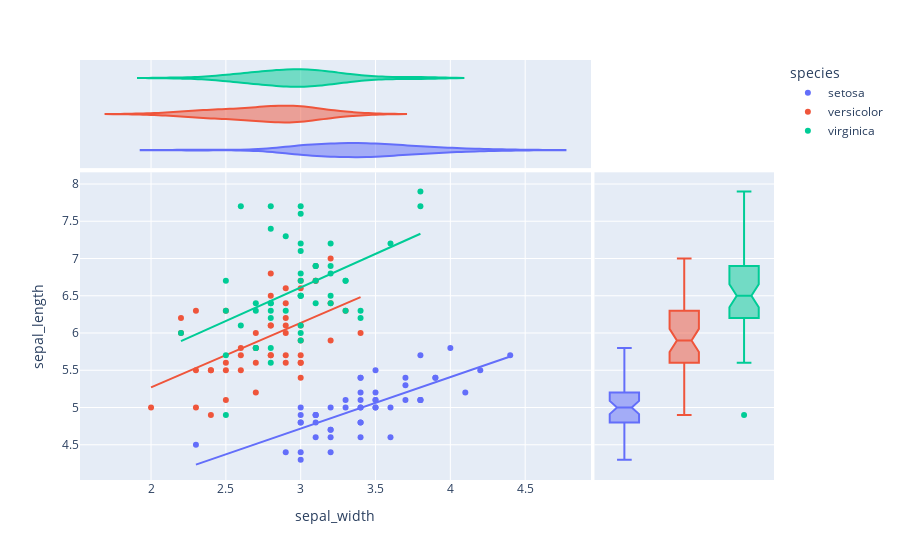

The notebook cell saved with this chart:
### Code cell
fig = px.scatter(df, x = "sepal_width", y = "sepal_length", color = "species", trendline = "ols", marginal_x = "violin", marginal_y = "box")
fig.show()

### Figure 1 — Plotly figure (JSON) as saved in the notebook; plotly's stock layout.template omitted (floating-point values rounded to 4 significant figures)
{"data": [{"hovertemplate": "species=setosa<br>sepal_width=%{x}<br>sepal_length=%{y}<extra></extra>", "legendgroup": "setosa", "marker": {"color": "#636efa", "symbol": "circle"}, "mode": "markers", "name": "setosa", "orientation": "v", "showlegend": true, "type": "scatter", "x": [3.5, 3, 3.2, 3.1, 3.6, 3.9, 3.4, 3.4, 2.9, 3.1, 3.7, 3.4, 3, 3, 4, 4.4, 3.9, 3.5, 3.8, 3.8, 3.4, 3.7, 3.6, 3.3, 3.4, 3, 3.4, 3.5, 3.4, 3.2, 3.1, 3.4, 4.1, 4.2, 3.1, 3.2, 3.5, 3.1, 3, 3.4, 3.5, 2.3, 3.2, 3.5, 3.8, 3, 3.8, 3.2, 3.7, 3.3], "xaxis": "x", "y": [5.1, 4.9, 4.7, 4.6, 5, 5.4, 4.6, 5, 4.4, 4.9, 5.4, 4.8, 4.8, 4.3, 5.8, 5.7, 5.4, 5.1, 5.7, 5.1, 5.4, 5.1, 4.6, 5.1, 4.8, 5, 5, 5.2, 5.2, 4.7, 4.8, 5.4, 5.2, 5.5, 4.9, 5, 5.5, 4.9, 4.4, 5.1, 5, 4.5, 4.4, 5, 5.1, 4.8, 5.1, 4.6, 5.3, 5], "yaxis": "y"}, {"alignmentgroup": "True", "hovertemplate": "species=setosa<br>sepal_width=%{x}<extra></extra>", "legendgroup": "setosa", "marker": {"color": "#636efa", "symbol": "circle"}, "name": "setosa", "offsetgroup": "setosa", "scalegroup": "x", "showlegend": false, "type": "violin", "x": [3.5, 3, 3.2, 3.1, 3.6, 3.9, 3.4, 3.4, 2.9, 3.1, 3.7, 3.4, 3, 3, 4, 4.4, 3.9, 3.5, 3.8, 3.8, 3.4, 3.7, 3.6, 3.3, 3.4, 3, 3.4, 3.5, 3.4, 3.2, 3.1, 3.4, 4.1, 4.2, 3.1, 3.2, 3.5, 3.1, 3, 3.4, 3.5, 2.3, 3.2, 3.5, 3.8, 3, 3.8, 3.2, 3.7, 3.3], "xaxis": "x3", "yaxis": "y3"}, {"alignmentgroup": "True", "hovertemplate": "species=setosa<br>sepal_length=%{y}<extra></extra>", "legendgroup": "setosa", "marker": {"color": "#636efa", "symbol": "circle"}, "name": "setosa", "notched": true, "offsetgroup": "setosa", "showlegend": false, "type": "box", "xaxis": "x2", "y": [5.1, 4.9, 4.7, 4.6, 5, 5.4, 4.6, 5, 4.4, 4.9, 5.4, 4.8, 4.8, 4.3, 5.8, 5.7, 5.4, 5.1, 5.7, 5.1, 5.4, 5.1, 4.6, 5.1, 4.8, 5, 5, 5.2, 5.2, 4.7, 4.8, 5.4, 5.2, 5.5, 4.9, 5, 5.5, 4.9, 4.4, 5.1, 5, 4.5, 4.4, 5, 5.1, 4.8, 5.1, 4.6, 5.3, 5], "yaxis": "y2"}, {"hovertemplate": "<b>OLS trendline</b><br>sepal_length = 0.690854 * sepal_width + 2.64466<br>R<sup>2</sup>=0.557681<br><br>species=setosa<br>sepal_width=%{x}<br>sepal_length=%{y} <b>(trend)</b><extra></extra>", "legendgroup": "setosa", "marker": {"color": "#636efa", "symbol": "circle"}, "mode": "lines", "name": "setosa", "showlegend": false, "type": "scatter", "x": [2.3, 2.9, 3, 3, 3, 3, 3, 3, 3.1, 3.1, 3.1, 3.1, 3.1, 3.2, 3.2, 3.2, 3.2, 3.2, 3.3, 3.3, 3.4, 3.4, 3.4, 3.4, 3.4, 3.4, 3.4, 3.4, 3.4, 3.5, 3.5, 3.5, 3.5, 3.5, 3.5, 3.6, 3.6, 3.7, 3.7, 3.7, 3.8, 3.8, 3.8, 3.8, 3.9, 3.9, 4, 4.1, 4.2, 4.4], "xaxis": "x", "y": [4.234, 4.648, 4.717, 4.717, 4.717, 4.717, 4.717, 4.717, 4.786, 4.786, 4.786, 4.786, 4.786, 4.855, 4.855, 4.855, 4.855, 4.855, 4.924, 4.924, 4.994, 4.994, 4.994, 4.994, 4.994, 4.994, 4.994, 4.994, 4.994, 5.063, 5.063, 5.063, 5.063, 5.063, 5.063, 5.132, 5.132, 5.201, 5.201, 5.201, 5.27, 5.27, 5.27, 5.27, 5.339, 5.339, 5.408, 5.477, 5.546, 5.684], "yaxis": "y"}, {"hovertemplate": "species=versicolor<br>sepal_width=%{x}<br>sepal_length=%{y}<extra></extra>", "legendgroup": "versicolor", "marker": {"color": "#EF553B", "symbol": "circle"}, "mode": "markers", "name": "versicolor", "orientation": "v", "showlegend": true, "type": "scatter", "x": [3.2, 3.2, 3.1, 2.3, 2.8, 2.8, 3.3, 2.4, 2.9, 2.7, 2, 3, 2.2, 2.9, 2.9, 3.1, 3, 2.7, 2.2, 2.5, 3.2, 2.8, 2.5, 2.8, 2.9, 3, 2.8, 3, 2.9, 2.6, 2.4, 2.4, 2.7, 2.7, 3, 3.4, 3.1, 2.3, 3, 2.5, 2.6, 3, 2.6, 2.3, 2.7, 3, 2.9, 2.9, 2.5, 2.8], "xaxis": "x", "y": [7, 6.4, 6.9, 5.5, 6.5, 5.7, 6.3, 4.9, 6.6, 5.2, 5, 5.9, 6, 6.1, 5.6, 6.7, 5.6, 5.8, 6.2, 5.6, 5.9, 6.1, 6.3, 6.1, 6.4, 6.6, 6.8, 6.7, 6, 5.7, 5.5, 5.5, 5.8, 6, 5.4, 6, 6.7, 6.3, 5.6, 5.5, 5.5, 6.1, 5.8, 5, 5.6, 5.7, 5.7, 6.2, 5.1, 5.7], "yaxis": "y"}, {"alignmentgroup": "True", "hovertemplate": "species=versicolor<br>sepal_width=%{x}<extra></extra>", "legendgroup": "versicolor", "marker": {"color": "#EF553B", "symbol": "circle"}, "name": "versicolor", "offsetgroup": "versicolor", "scalegroup": "x", "showlegend": false, "type": "violin", "x": [3.2, 3.2, 3.1, 2.3, 2.8, 2.8, 3.3, 2.4, 2.9, 2.7, 2, 3, 2.2, 2.9, 2.9, 3.1, 3, 2.7, 2.2, 2.5, 3.2, 2.8, 2.5, 2.8, 2.9, 3, 2.8, 3, 2.9, 2.6, 2.4, 2.4, 2.7, 2.7, 3, 3.4, 3.1, 2.3, 3, 2.5, 2.6, 3, 2.6, 2.3, 2.7, 3, 2.9, 2.9, 2.5, 2.8], "xaxis": "x3", "yaxis": "y3"}, {"alignmentgroup": "True", "hovertemplate": "species=versicolor<br>sepal_length=%{y}<extra></extra>", "legendgroup": "versicolor", "marker": {"color": "#EF553B", "symbol": "circle"}, "name": "versicolor", "notched": true, "offsetgroup": "versicolor", "showlegend": false, "type": "box", "xaxis": "x2", "y": [7, 6.4, 6.9, 5.5, 6.5, 5.7, 6.3, 4.9, 6.6, 5.2, 5, 5.9, 6, 6.1, 5.6, 6.7, 5.6, 5.8, 6.2, 5.6, 5.9, 6.1, 6.3, 6.1, 6.4, 6.6, 6.8, 6.7, 6, 5.7, 5.5, 5.5, 5.8, 6, 5.4, 6, 6.7, 6.3, 5.6, 5.5, 5.5, 6.1, 5.8, 5, 5.6, 5.7, 5.7, 6.2, 5.1, 5.7], "yaxis": "y2"}, {"hovertemplate": "<b>OLS trendline</b><br>sepal_length = 0.865078 * sepal_width + 3.53973<br>R<sup>2</sup>=0.276582<br><br>species=versicolor<br>sepal_width=%{x}<br>sepal_length=%{y} <b>(trend)</b><extra></extra>", "legendgroup": "versicolor", "marker": {"color": "#EF553B", "symbol": "circle"}, "mode": "lines", "name": "versicolor", "showlegend": false, "type": "scatter", "x": [2, 2.2, 2.2, 2.3, 2.3, 2.3, 2.4, 2.4, 2.4, 2.5, 2.5, 2.5, 2.5, 2.6, 2.6, 2.6, 2.7, 2.7, 2.7, 2.7, 2.7, 2.8, 2.8, 2.8, 2.8, 2.8, 2.8, 2.9, 2.9, 2.9, 2.9, 2.9, 2.9, 2.9, 3, 3, 3, 3, 3, 3, 3, 3, 3.1, 3.1, 3.1, 3.2, 3.2, 3.2, 3.3, 3.4], "xaxis": "x", "y": [5.27, 5.443, 5.443, 5.529, 5.529, 5.529, 5.616, 5.616, 5.616, 5.702, 5.702, 5.702, 5.702, 5.789, 5.789, 5.789, 5.875, 5.875, 5.875, 5.875, 5.875, 5.962, 5.962, 5.962, 5.962, 5.962, 5.962, 6.048, 6.048, 6.048, 6.048, 6.048, 6.048, 6.048, 6.135, 6.135, 6.135, 6.135, 6.135, 6.135, 6.135, 6.135, 6.221, 6.221, 6.221, 6.308, 6.308, 6.308, 6.394, 6.481], "yaxis": "y"}, {"hovertemplate": "species=virginica<br>sepal_width=%{x}<br>sepal_length=%{y}<extra></extra>", "legendgroup": "virginica", "marker": {"color": "#00cc96", "symbol": "circle"}, "mode": "markers", "name": "virginica", "orientation": "v", "showlegend": true, "type": "scatter", "x": [3.3, 2.7, 3, 2.9, 3, 3, 2.5, 2.9, 2.5, 3.6, 3.2, 2.7, 3, 2.5, 2.8, 3.2, 3, 3.8, 2.6, 2.2, 3.2, 2.8, 2.8, 2.7, 3.3, 3.2, 2.8, 3, 2.8, 3, 2.8, 3.8, 2.8, 2.8, 2.6, 3, 3.4, 3.1, 3, 3.1, 3.1, 3.1, 2.7, 3.2, 3.3, 3, 2.5, 3, 3.4, 3], "xaxis": "x", "y": [6.3, 5.8, 7.1, 6.3, 6.5, 7.6, 4.9, 7.3, 6.7, 7.2, 6.5, 6.4, 6.8, 5.7, 5.8, 6.4, 6.5, 7.7, 7.7, 6, 6.9, 5.6, 7.7, 6.3, 6.7, 7.2, 6.2, 6.1, 6.4, 7.2, 7.4, 7.9, 6.4, 6.3, 6.1, 7.7, 6.3, 6.4, 6, 6.9, 6.7, 6.9, 5.8, 6.8, 6.7, 6.7, 6.3, 6.5, 6.2, 5.9], "yaxis": "y"}, {"alignmentgroup": "True", "hovertemplate": "species=virginica<br>sepal_width=%{x}<extra></extra>", "legendgroup": "virginica", "marker": {"color": "#00cc96", "symbol": "circle"}, "name": "virginica", "offsetgroup": "virginica", "scalegroup": "x", "showlegend": false, "type": "violin", "x": [3.3, 2.7, 3, 2.9, 3, 3, 2.5, 2.9, 2.5, 3.6, 3.2, 2.7, 3, 2.5, 2.8, 3.2, 3, 3.8, 2.6, 2.2, 3.2, 2.8, 2.8, 2.7, 3.3, 3.2, 2.8, 3, 2.8, 3, 2.8, 3.8, 2.8, 2.8, 2.6, 3, 3.4, 3.1, 3, 3.1, 3.1, 3.1, 2.7, 3.2, 3.3, 3, 2.5, 3, 3.4, 3], "xaxis": "x3", "yaxis": "y3"}, {"alignmentgroup": "True", "hovertemplate": "species=virginica<br>sepal_length=%{y}<extra></extra>", "legendgroup": "virginica", "marker": {"color": "#00cc96", "symbol": "circle"}, "name": "virginica", "notched": true, "offsetgroup": "virginica", "showlegend": false, "type": "box", "xaxis": "x2", "y": [6.3, 5.8, 7.1, 6.3, 6.5, 7.6, 4.9, 7.3, 6.7, 7.2, 6.5, 6.4, 6.8, 5.7, 5.8, 6.4, 6.5, 7.7, 7.7, 6, 6.9, 5.6, 7.7, 6.3, 6.7, 7.2, 6.2, 6.1, 6.4, 7.2, 7.4, 7.9, 6.4, 6.3, 6.1, 7.7, 6.3, 6.4, 6, 6.9, 6.7, 6.9, 5.8, 6.8, 6.7, 6.7, 6.3, 6.5, 6.2, 5.9], "yaxis": "y2"}, {"hovertemplate": "<b>OLS trendline</b><br>sepal_length = 0.901534 * sepal_width + 3.90684<br>R<sup>2</sup>=0.209057<br><br>species=virginica<br>sepal_width=%{x}<br>sepal_length=%{y} <b>(trend)</b><extra></extra>", "legendgroup": "virginica", "marker": {"color": "#00cc96", "symbol": "circle"}, "mode": "lines", "name": "virginica", "showlegend": false, "type": "scatter", "x": [2.2, 2.5, 2.5, 2.5, 2.5, 2.6, 2.6, 2.7, 2.7, 2.7, 2.7, 2.8, 2.8, 2.8, 2.8, 2.8, 2.8, 2.8, 2.8, 2.9, 2.9, 3, 3, 3, 3, 3, 3, 3, 3, 3, 3, 3, 3, 3.1, 3.1, 3.1, 3.1, 3.2, 3.2, 3.2, 3.2, 3.2, 3.3, 3.3, 3.3, 3.4, 3.4, 3.6, 3.8, 3.8], "xaxis": "x", "y": [5.89, 6.161, 6.161, 6.161, 6.161, 6.251, 6.251, 6.341, 6.341, 6.341, 6.341, 6.431, 6.431, 6.431, 6.431, 6.431, 6.431, 6.431, 6.431, 6.521, 6.521, 6.611, 6.611, 6.611, 6.611, 6.611, 6.611, 6.611, 6.611, 6.611, 6.611, 6.611, 6.611, 6.702, 6.702, 6.702, 6.702, 6.792, 6.792, 6.792, 6.792, 6.792, 6.882, 6.882, 6.882, 6.972, 6.972, 7.152, 7.333, 7.333], "yaxis": "y"}], "layout": {"legend": {"title": {"text": "species"}, "tracegroupgap": 0}, "margin": {"t": 60}, "xaxis": {"anchor": "y", "domain": [0, 0.7363], "title": {"text": "sepal_width"}}, "xaxis2": {"anchor": "y2", "domain": [0.7413, 1], "matches": "x2", "showgrid": false, "showline": false, "showticklabels": false, "ticks": ""}, "xaxis3": {"anchor": "y3", "domain": [0, 0.7363], "matches": "x", "showgrid": true, "showticklabels": false}, "xaxis4": {"anchor": "y4", "domain": [0.7413, 1], "matches": "x2", "showgrid": false, "showline": false, "showticklabels": false, "ticks": ""}, "yaxis": {"anchor": "x", "domain": [0, 0.7326], "title": {"text": "sepal_length"}}, "yaxis2": {"anchor": "x2", "domain": [0, 0.7326], "matches": "y", "showgrid": true, "showticklabels": false}, "yaxis3": {"anchor": "x3", "domain": [0.7426, 1], "matches": "y3", "showgrid": false, "showline": false, "showticklabels": false, "ticks": ""}, "yaxis4": {"anchor": "x4", "domain": [0.7426, 1], "matches": "y3", "showgrid": true, "showline": false, "showticklabels": false, "ticks": ""}}}
